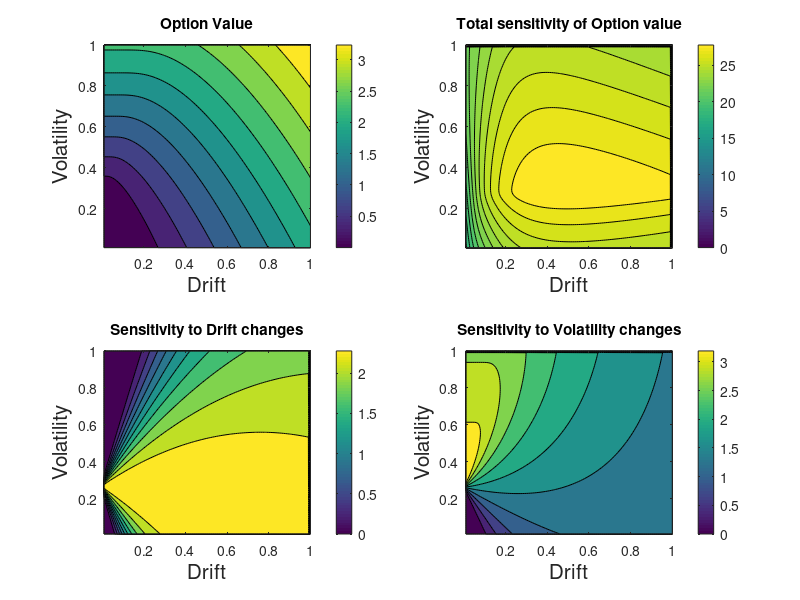

The MATLAB script that drew this image:
%% Preambule
mu=0.02;
sigma=0.2;
time=82/252;
yield=0;
Strike=12;
Start=11;

%% 2D Plots
ValueCall=zeros(100,100);
ValuePut=zeros(100,100);
DValueCall=zeros(100,100);
DValuePut=zeros(100,100);
muvec=[];
sigmavec=[];
resolutionx=0.01;
resolutiony=0.01;

for i=1:100,
    mu=0+i*resolutionx;
    sigmavec=[];
    for j=1:100,
        sigma=0+j*resolutiony;
        [A,B]=blsprice(Start,Strike,mu,time,sigma,yield);
        ValueCall(i,j)=A;
        ValuePut(i,j)=B;
        sigmavec(end+1)=sigma;
    end
    muvec(end+1)=mu;
end

%%
DxValueCall=zeros(100,100);
DxValuePut=zeros(100,100);
for i=1:100,
    A=diff(ValueCall(i,:));
    B=diff(ValueCall(i,:));
    for j=1:99,
        DxValueCall(i,j)=A(j)/resolutionx;
        DxValuePut(i,j)=B(j)/resolutionx;
    end
end

DyValueCall=zeros(100,100);
DyValuePut=zeros(100,100);
for i=1:100,
    A=diff(ValueCall(:,i));
    B=diff(ValueCall(:,i));
    for j=1:99,
        DyValueCall(j,i)=A(j)/resolutiony;
        DyValuePut(j,i)=B(j)/resolutiony;
    end
end

%% Normalization
sigma0=0.2;
mu0=0.02;

DyNValueCall=DyValueCall;
DyNValuePut=DyValuePut;
DxNValueCall=DxValueCall;
DxNValuePut=DxValuePut;

SensValueCall=sqrt(DyNValueCall^2+DxNValueCall^2);
SensValuePut=sqrt(DyNValuePut^2+DxNValuePut^2);


%% Actual Plots
subplot(2,2,1)
contourf(muvec,sigmavec,ValueCall,10)
xlabel('Drift','FontSize', 15)
ylabel('Volatility','FontSize', 15)
title('Option Value')
colorbar

subplot(2,2,2)
contourf(muvec,sigmavec,SensValueCall,30)
xlabel('Drift','FontSize', 15)
ylabel('Volatility','FontSize', 15)
title('Total sensitivity of Option value')
colorbar

subplot(2,2,3)
contourf(muvec(1:end),sigmavec(1:end),DxValueCall,10)
xlabel('Drift','FontSize', 15)
ylabel('Volatility','FontSize', 15)
title('Sensitivity to Drift changes')
colorbar

subplot(2,2,4)
contourf(muvec(1:end),sigmavec(1:end),DyValueCall,10)
xlabel('Drift','FontSize', 15)
ylabel('Volatility','FontSize', 15)
title('Sensitivity to Volatility changes')
colorbar